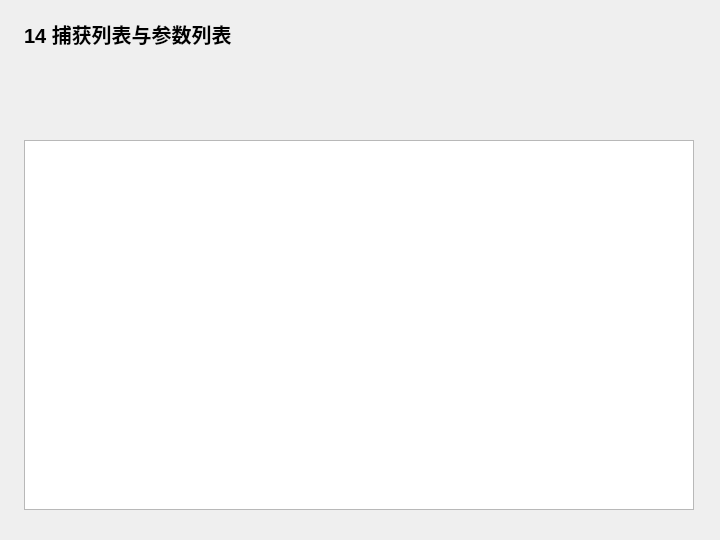
<?xml version="1.0" encoding="UTF-8"?>
<ui version="4.0">
 <class>Widget</class>
 <widget class="QWidget" name="Widget">
  <property name="geometry">
   <rect>
    <x>0</x>
    <y>0</y>
    <width>720</width>
    <height>540</height>
   </rect>
  </property>
  <property name="windowTitle">
   <string>14 捕获列表与参数列表</string>
  </property>
  <widget class="QLabel" name="headingLabel">
   <property name="geometry">
    <rect>
     <x>24</x>
     <y>18</y>
     <width>670</width>
     <height>32</height>
    </rect>
   </property>
   <property name="text">
    <string>14 捕获列表与参数列表</string>
   </property>
   <property name="font">
    <font>
     <pointsize>15</pointsize>
     <bold>true</bold>
    </font>
   </property>
  </widget>
  <widget class="QPlainTextEdit" name="outputEdit">
   <property name="geometry">
    <rect>
     <x>24</x>
     <y>140</y>
     <width>670</width>
     <height>370</height>
    </rect>
   </property>
   <property name="readOnly">
    <bool>true</bool>
   </property>
  </widget>
 </widget>
 <resources />
 <connections />
</ui>
